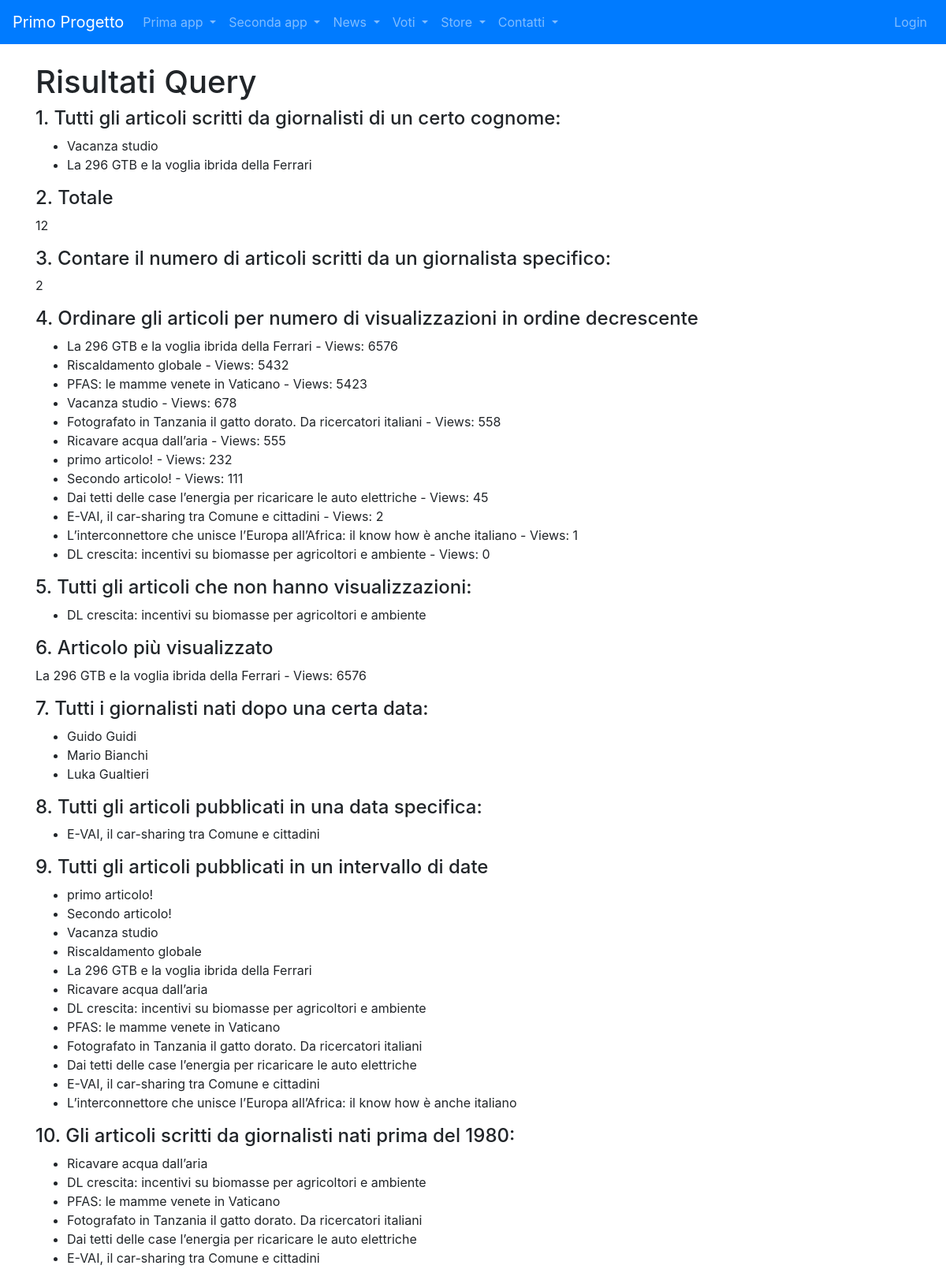
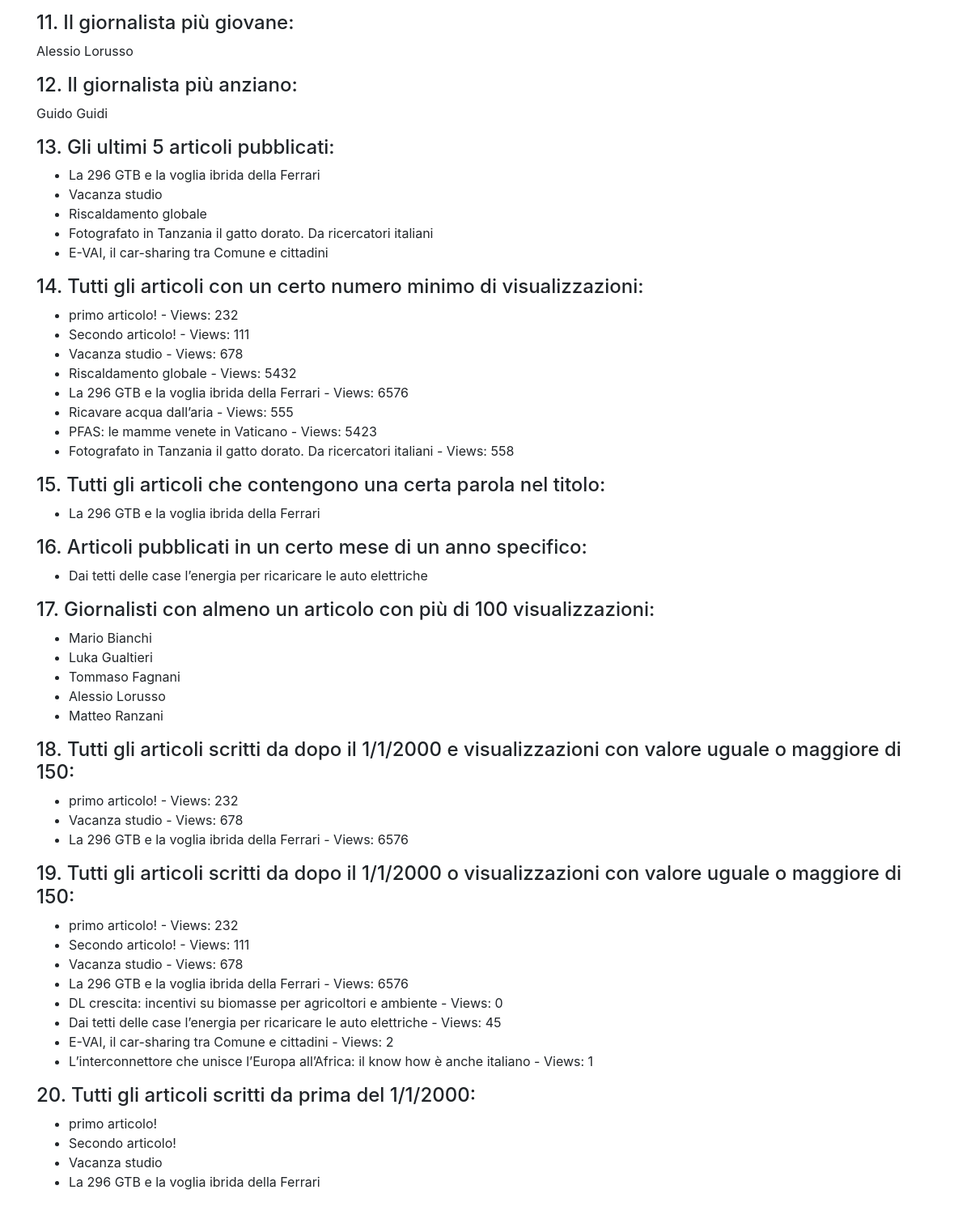
Page /news/query_base/ on the committed database (2 pictures, top to bottom).
### news/models.py (models this page shows, shortened)
class Articolo(models.Model):
    titolo = models.CharField(max_length=100)
    contenuto = models.TextField()
    giornalista = models.ForeignKey(Giornalista, on_delete=models.CASCADE, related_name="articoli")
    data = models.DateField(auto_now=False, blank=True)
    visualizzazioni = models.IntegerField(default=0, blank=True)
    class Meta:
        verbose_name = "Articolo"
        verbose_name_plural = "Articoli"

class Giornalista(models.Model):
    nome = models.CharField(max_length=20)
    cognome = models.CharField(max_length=20)
    anno_di_nascita = models.DateField(blank=True)
    class Meta:
        verbose_name = "Giornalista"
        verbose_name_plural = "Giornalisti"

### news/views.py (the view)
# urls.py: path('query_base/', queryBase, name="query_base"),
def queryBase(request):
    articoli_cognome = Articolo.objects.filter(giornalista__cognome='Gualtieri')
    numero_totale_articoli = Articolo.objects.count()
    giornalista_1 = Giornalista.objects.get(id=5)
    numero_articoli_giornalista_1 = Articolo.objects.filter(giornalista=giornalista_1).count()
    articoli_ordinati = Articolo.objects.order_by('-visualizzazioni')
    articoli_senza_visualizzazioni = Articolo.objects.filter(visualizzazioni=0)
    articolo_piu_visualizzato = Articolo.objects.order_by('-visualizzazioni').first()
    giornalisti_data = Giornalista.objects.filter(anno_di_nascita__gt=datetime.date(1990, 1, 1))
    articoli_del_giorno = Articolo.objects.filter(data=datetime.date(2022, 11, 14))
    articoli_periodo  = Articolo.objects.filter(data__range=(datetime.date(1990, 1, 1), datetime.date(2023, 12, 31)))
    giornalisti_nati = Giornalista.objects.filter(anno_di_nascita__lt=datetime.date(1980, 1, 1))
    articoli_giornalisti = Articolo.objects.filter(giornalista__in=giornalisti_nati)
    giornalista_giovane = Giornalista.objects.order_by('anno_di_nascita').first()
    giornalista_anziano = Giornalista.objects.order_by('-anno_di_nascita').first()
    ultimi = Articolo.objects.order_by('-data')[:5]
    articoli_minime_visualizzazioni = Articolo.objects.filter(visualizzazioni__gte=100)
    articoli_parola = Articolo.objects.filter(titolo__icontains='ferrari')
    articoli_mese_anno = Articolo.objects.filter(data__month=7, data__year=2019)
    giornalisti_con_articoli_popolari = Giornalista.objects.filter(articoli__visualizzazioni__gte=100).distinct()
    """
    spiegazione dettagliata:
    Giornalista.objects: Inizia dalla classe del modello Giornalista.
    .filter(articoli__visualizzazioni__gte-100): Utilizza il metodo filter() per filtrare i giornalisti
    in base al campo visualizzazioni nel modello Articolo. La notazione articoli_visualizzazioni indica
    che si sta seguendo la relazione inversa dalla classe Giornalista alla classe Articolo attraverso
    il campo ForeignKey giornalista nel modello Articolo.
    .distinct(): E' un metodo assicura che i risultati siano distinti, eliminando eventuali duplicati.
    In questo caso, ciò è utile perché un giornalista potrebbe essere associato a più articoli che soddisfano
    il criterio, e vogliamo ottenere solo una volta ogni giornalista che ha scritto almeno un articolo popolare.
    """
    data = datetime.date(2000, 1, 1)
    visualizzazioni = 150
    articoli_con_and = Articolo.objects.filter(giornalista__anno_di_nascita__gt=data, visualizzazioni__gte=visualizzazioni)
    from django.db.models import Q
    articoli_con_or = Articolo.objects.filter(Q(giornalista__anno_di_nascita__gt=data) | Q(visualizzazioni__lte=visualizzazioni))
    articoli_con_not = Articolo.objects.filter(~Q(giornalista__anno_di_nascita__lt=data))
    articoli_con_not = Articolo.objects.exclude(giornalista__anno_di_nascita__lt=data)
    context = {
        'articoli_cognome' : articoli_cognome,
        'numero_totale_articoli' : numero_totale_articoli,
        'giornalista_1' : giornalista_1,
        'numero_articoli_giornalista_1' : numero_articoli_giornalista_1,
        'articoli_ordinati' : articoli_ordinati,
        'articoli_senza_visualizzazioni' : articoli_senza_visualizzazioni,
        'articolo_piu_visualizzato' : articolo_piu_visualizzato,
        'giornalisti_data' : giornalisti_data,
        'articoli_del_giorno' : articoli_del_giorno,
        'articoli_periodo' : articoli_periodo,
        'giornalisti_nati' : giornalisti_nati,
        'articoli_giornalisti' : articoli_giornalisti,
        'giornalista_giovane' : giornalista_giovane,
        'giornalista_anziano' : giornalista_anziano,
        'ultimi' : ultimi,
        'articoli_minime_visualizzazioni' : articoli_minime_visualizzazioni,
        'articoli_parola' : articoli_parola,
        'articoli_mese_anno' : articoli_mese_anno,
        'giornalisti_con_articoli_popolari' : giornalisti_con_articoli_popolari,
        'articoli_con_and' : articoli_con_and,
        'articoli_con_or' : articoli_con_or,
        'articoli_con_not' : articoli_con_not,
    }
    return render(request, 'query.html', context)

### news/templates/query.html (shortened to what this page needs)
{% extends "base.html" %}
{% block content %}
<h1>Risultati Query</h1>
<h4>1. Tutti gli articoli scritti da giornalisti di un certo cognome: </h4>
<ul>
    {% for articolo in articoli_cognome %}
        <li>{{ articolo.titolo }}</li>
    {% endfor %}
</ul>
<h4>2. Totale</h4>
<p>{{ numero_totale_articoli }}</p>
<h4>3. Contare il numero di articoli scritti da un giornalista specifico:</h4>
<p>{{ numero_articoli_giornalista_1 }}</p>
<h4>4. Ordinare gli articoli per numero di visualizzazioni in ordine decrescente</h4>
<ul>
    {% for articolo in articoli_ordinati %}
        <li>{{ articolo.titolo }} - Views: {{ articolo.visualizzazioni }}</li>
    {% endfor %}
</ul>
<h4>5. Tutti gli articoli che non hanno visualizzazioni:</h4>
<ul>
    {% for articolo in articoli_senza_visualizzazioni %}
        <li>{{ articolo.titolo }}</li>
    {% endfor %}
</ul>
<h4>6. Articolo più visualizzato</h4>
<p>{{ articolo_piu_visualizzato.titolo }} - Views: {{ articolo_piu_visualizzato.visualizzazioni }}</p>
<h4>7. Tutti i giornalisti nati dopo una certa data:</h4>
<ul>
    {% for giornalista in giornalisti_data %}
        <li>{{ giornalista.nome }} {{ giornalista.cognome }}</li>
    {% endfor %}
</ul>
<h4>8. Tutti gli articoli pubblicati in una data specifica:</h4>
<ul>
    {% for articolo in articoli_del_giorno %}
        <li>{{ articolo.titolo }}</li>
    {% endfor %}
</ul>
<h4>9. Tutti gli articoli pubblicati in un intervallo di date</h4>
<ul>
    {% for articolo in articoli_periodo %}
        <li>{{ articolo.titolo }}</li>
    {% endfor %}
</ul>
<h4>10. Gli articoli scritti da giornalisti nati prima del 1980:</h4>
<ul>
    {% for articolo in articoli_giornalisti %}
        <li>{{ articolo.titolo }}</li>
    {% endfor %}
</ul>
<h4>11. Il giornalista più giovane:</h4>
<p>{{ giornalista_giovane.nome }} {{ giornalista_giovane.cognome }}</p>
<h4>12. Il giornalista più anziano:</h4>
<p>{{ giornalista_anziano.nome }} {{ giornalista_anziano.cognome }}</p>
<h4>13. Gli ultimi 5 articoli pubblicati:</h4>
<ul>
    {% for articolo in ultimi %}
        <li>{{ articolo.titolo }}</li>
    {% endfor %}
</ul>
<h4>14. Tutti gli articoli con un certo numero minimo di visualizzazioni: </h4>
<ul>
    {% for articolo in articoli_minime_visualizzazioni %}
        <li>{{ articolo.titolo }} - Views: {{ articolo.visualizzazioni }}</li>
    {% endfor %}
</ul>
<h4>15. Tutti gli articoli che contengono una certa parola nel titolo: </h4>
<ul>
    {% for articolo in articoli_parola %}
        <li>{{ articolo.titolo }}</li>
    {% endfor %}
</ul>
<h4>16. Articoli pubblicati in un certo mese di un anno specifico: </h4>
<ul>
    {% for articolo in articoli_mese_anno %}
        <li>{{ articolo.titolo }}</li>
    {% endfor %}
</ul>
<h4>17. Giornalisti con almeno un articolo con più di 100 visualizzazioni: </h4>
<ul>
    {% for giornalista in giornalisti_con_articoli_popolari %}
        <li>{{ giornalista.nome }} {{ giornalista.cognome }}</li>
    {% endfor %}
</ul>
<h4>18. Tutti gli articoli scritti da dopo il 1/1/2000 e visualizzazioni con valore uguale o maggiore di 150:  </h4>
<ul>
    {% for articolo in articoli_con_and %}
        <li>{{ articolo.titolo }} - Views: {{ articolo.visualizzazioni }}</li>
    {% endfor %}
</ul>
<h4>19. Tutti gli articoli scritti da dopo il 1/1/2000 o visualizzazioni con valore uguale o maggiore di 150: </h4>
<ul>
    {% for articolo in articoli_con_or %}
        <li>{{ articolo.titolo }} - Views: {{ articolo.visualizzazioni }}</li>
    {% endfor %}
</ul>
<h4>20. Tutti gli articoli scritti da prima del 1/1/2000: </h4>
<ul>
    {% for articolo in articoli_con_not %}
        <li>{{ articolo.titolo }}</li>
    {% endfor %}
</ul>
{% endblock content %}

### rows in the picture
Articolo: titolo "Vacanza studio", visualizzazioni "678"
Articolo: titolo "La 296 GTB e la voglia ibrida della Ferrari", visualizzazioni "6576"
Articolo: titolo "Riscaldamento globale", visualizzazioni "5432"
Articolo: titolo "PFAS: le mamme venete in Vaticano", visualizzazioni "5423"
Articolo: titolo "Fotografato in Tanzania il gatto dorato. Da ricercatori italiani", visualizzazioni "558"
Articolo: titolo "Ricavare acqua dall’aria", visualizzazioni "555"
Articolo: titolo "primo articolo!", visualizzazioni "232"
Articolo: titolo "Secondo articolo!", visualizzazioni "111"
Articolo: titolo "Dai tetti delle case l’energia per ricaricare le auto elettriche", visualizzazioni "45"
Articolo: titolo "E-VAI, il car-sharing tra Comune e cittadini", visualizzazioni "2"
Articolo: titolo "L’interconnettore che unisce l’Europa all’Africa: il know how è anche italiano", visualizzazioni "1"
Articolo: titolo "DL crescita: incentivi su biomasse per agricoltori e ambiente", visualizzazioni "0"
Giornalista: nome "Guido", cognome "Guidi"
Giornalista: nome "Mario", cognome "Bianchi"
Giornalista: nome "Luka", cognome "Gualtieri"
Giornalista: nome "Alessio", cognome "Lorusso"
Giornalista: nome "Tommaso", cognome "Fagnani"
Giornalista: nome "Matteo", cognome "Ranzani"

### other values in the picture
{{ numero_totale_articoli }} "12"
{{ numero_articoli_giornalista_1 }} "2"
